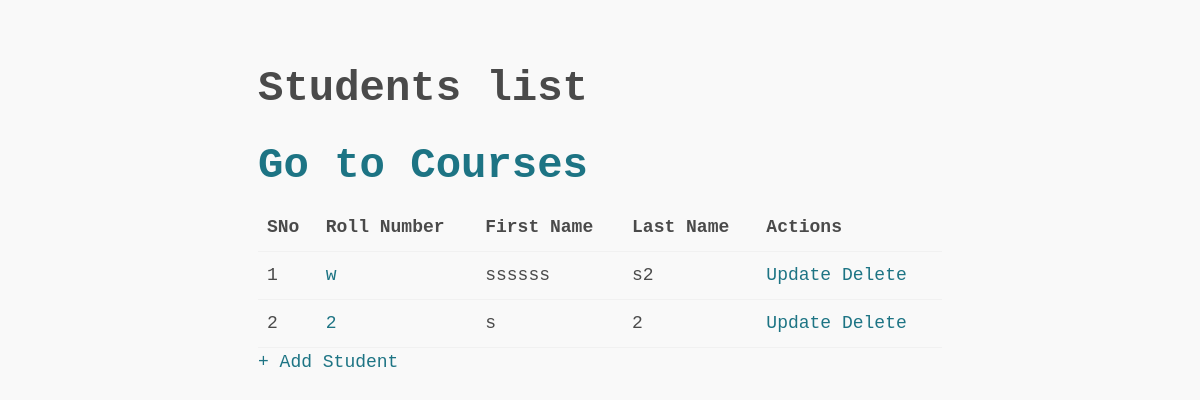
The page / on the database its author committed.
### app.py (models this page shows)
class Student(db.Model):
  __tablename__ = "student"
  student_id = db.Column(db.Integer, primary_key=True, autoincrement=True)
  roll_number = db.Column(db.String, unique=True, nullable=False)
  first_name = db.Column(db.String, nullable=False)
  last_name = db.Column(db.String)
  enrollments = db.relationship("Course", secondary='enrollments', back_populates="students")

### app.py (the view)
@app.route("/", methods=['GET'])
def list_students():
  return _list_students()

### app.py (called while the page is built)
def _list_students():
  students = db.session.query(Student).all()
  print(students)
  return render_template('students.html', students=students)

### templates/students.html (shortened to what this page needs)
{% extends "base.html" %}
{% block main %}
<div>
  <div>
    <h1>Students list</h1>
    <h1><a href="{{ url_for('list_courses') }}">Go to Courses</a></h1>
    {% if students | length > 0 %}
    <table id="all-students">
      <tr>
        <th>SNo</th>
        <th>Roll Number</th>
        <th>First Name</th>
        <th>Last Name</th>
        <th>Actions</th>
      </tr>
      {% for student in students %}
      <tr>
        <td>{{ student.student_id }}</td>
        <td><a href="{{ url_for('show_student_details', student_id=student.student_id) }}">{{ student.roll_number }}</a></td>
        <td>{{ student.first_name }}</td>
        <td>{{ student.last_name }}</td>
        <td>
          <a href="{{ url_for('show_update_student', student_id=student.student_id) }}" type="button">Update</a>
          <a href="{{ url_for('delete_student', student_id=student.student_id) }}" type="button">Delete</a>
        </td>
      </tr>
      {% endfor %}
    </table>
    {% else %}
    No student found. Add the students now!
    {% endif %}
  </div>
  <div>
    <a href="{{ url_for('show_create_student') }}">+ Add Student</a>
  </div>
</div>
{% endblock %}

### static/sakura.css (style rules this page uses)
html { font-size: 62.5%; font-family: -apple-system, BlinkMacSystemFont, "Segoe UI", Roboto, "Helvetica Neue", Arial, "Noto Sans", sans-serif; }
body { font-size: 1.8rem; line-height: 1.618; max-width: 38em; margin: auto; color: #4a4a4a; background-color: #f9f9f9; padding: 13px; }
h1, h2, h3, h4, h5, h6 { line-height: 1.1; font-family: -apple-system, BlinkMacSystemFont, "Segoe UI", Roboto, "Helvetica Neue", Arial, "Noto Sans", sans-serif; font-weight: 700; margin-top: 3rem; margin-bottom: 1.5rem; overflow-wrap: break-word; word-wrap: break-word; -ms-word-break: break-all; word-break: break-word; }
h1 { font-size: 2.35em; }
a { text-decoration: none; color: #1d7484; }
table { text-align: justify; width: 100%; border-collapse: collapse; }
td, th { padding: 0.5em; border-bottom: 1px solid #f1f1f1; }

### templates/base.html (style rules this page uses)
body { padding-top: 2em; }
* { font-family:'Courier New', Courier, monospace !important; }

### rows shown on the page
Student: student_id "1", roll_number "w", first_name "ssssss", last_name "s2"
Student: student_id "2", roll_number "2", first_name "s", last_name "2"
